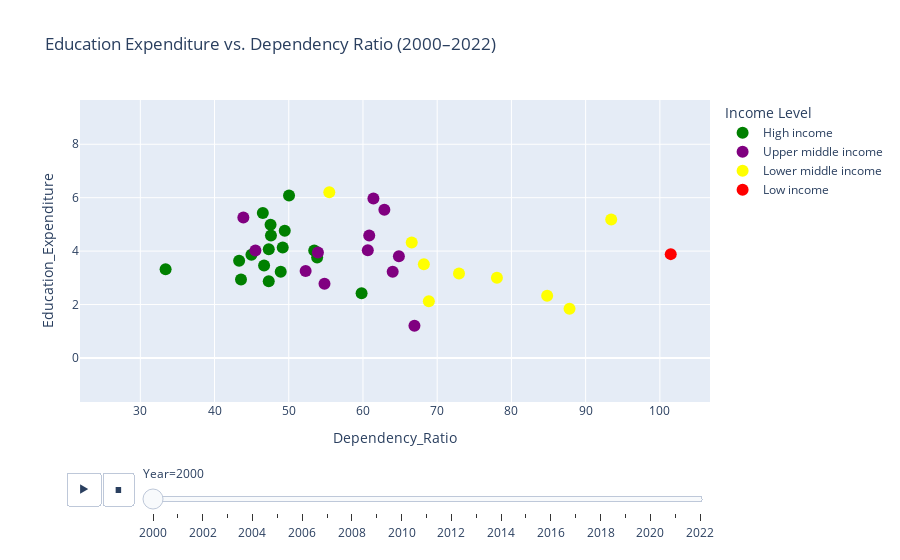

Notebook source saved alongside this figure:
### Markdown cell above
### Education Expenditure vs Dependancy Ratio (in total)

### Code cell
# Load your data
df = pd.read_csv("../data/interim/merged_data.csv")

# Filter years 2000–2022
df_filtered = df[(df["Year"] >= 2000) & (df["Year"] <= 2022)].copy()

# Define custom color and order for income levels
income_colors = {
    "High income": "green",
    "Upper middle income": "purple",
    "Lower middle income": "yellow",
    "Low income": "red"
}
income_order = ["High income", "Upper middle income", "Lower middle income", "Low income"]

# Create animated scatter plot
fig = px.scatter(
    df_filtered,
    x="Dependency_Ratio",
    y="Education_Expenditure",
    animation_frame="Year",
    animation_group="Country",
    color="income_level",
    color_discrete_map=income_colors,
    category_orders={"income_level": income_order},
    hover_name="Country", 
    title="Education Expenditure vs. Dependency Ratio (2000–2022)",
    range_x=[df["Dependency_Ratio"].min() - 5, df["Dependency_Ratio"].max() + 5],
    range_y=[df["Education_Expenditure"].min() - 2, df["Education_Expenditure"].max() + 2]
)

# Style labels
fig.update_traces(textposition="top center", marker=dict(size=12))
fig.update_layout(legend_title_text="Income Level")

# Show the figure
fig.show()

### Figure 1 — Plotly figure (JSON) as saved in the notebook; plotly's stock layout.template omitted (floating-point values rounded to 4 significant figures)
{"data": [{"hovertemplate": "<b>%{hovertext}</b><br><br>income_level=High income<br>Year=2000<br>Dependency_Ratio=%{x}<br>Education_Expenditure=%{y}<extra></extra>", "hovertext": ["Australia", "Canada", "Chile", "Cyprus", "Czechia", "Germany", "United Kingdom", "Greece", "Ireland", "Japan", "South Korea", "Netherlands", "New Zealand", "Romania", "Russia", "Singapore", "Slovakia", "Uruguay", "United States"], "ids": ["Australia", "Canada", "Chile", "Cyprus", "Czechia", "Germany", "United Kingdom", "Greece", "Ireland", "Japan", "South Korea", "Netherlands", "New Zealand", "Romania", "Russia", "Singapore", "Slovakia", "Uruguay", "United States"], "legendgroup": "High income", "marker": {"color": "green", "size": 12, "symbol": "circle"}, "mode": "markers", "name": "High income", "orientation": "v", "showlegend": true, "textposition": "top center", "type": "scatter", "x": [49.46, 46.51, 53.82, 47.55, 43.31, 47.31, 53.43, 48.92, 49.19, 46.68, 39.03, 47.6, 52.72, 47.3, 43.57, 33.41, 44.97, 59.81, 50.04], "xaxis": "x", "y": [4.759, 5.423, 3.757, 4.99, 3.64, 4.068, 4.018, 3.23, 4.132, 3.46, NaN, 4.585, NaN, 2.869, 2.94, 3.321, 3.865, 2.423, 6.086], "yaxis": "y"}, {"hovertemplate": "<b>%{hovertext}</b><br><br>income_level=Upper middle income<br>Year=2000<br>Dependency_Ratio=%{x}<br>Education_Expenditure=%{y}<extra></extra>", "hovertext": ["Argentina", "Armenia", "Brazil", "China", "Ecuador", "Guatemala", "Indonesia", "Iran", "Kazakhstan", "Mexico", "Mongolia", "Malaysia", "Peru", "Serbia", "Thailand", "Turkey", "Ukraine"], "ids": ["Argentina", "Armenia", "Brazil", "China", "Ecuador", "Guatemala", "Indonesia", "Iran", "Kazakhstan", "Mexico", "Mongolia", "Malaysia", "Peru", "Serbia", "Thailand", "Turkey", "Ukraine"], "legendgroup": "Upper middle income", "marker": {"color": "purple", "size": 12, "symbol": "circle"}, "mode": "markers", "name": "Upper middle income", "orientation": "v", "showlegend": true, "textposition": "top center", "type": "scatter", "x": [60.84, 54.81, 53.93, 46.12, 66.93, 90.76, 55.8, 60.65, 52.28, 64.84, 62.88, 61.41, 64.0, 48.08, 43.88, 56.32, 45.51], "xaxis": "x", "y": [4.58, 2.773, 3.949, NaN, 1.203, NaN, NaN, 4.031, 3.257, 3.809, 5.55, 5.972, 3.228, NaN, 5.253, NaN, 4.023], "yaxis": "y"}, {"hovertemplate": "<b>%{hovertext}</b><br><br>income_level=Lower middle income<br>Year=2000<br>Dependency_Ratio=%{x}<br>Education_Expenditure=%{y}<extra></extra>", "hovertext": ["Bangladesh", "Egypt", "India", "Jordan", "Kenya", "Kyrgyzstan", "Lebanon", "Morocco", "Myanmar", "Nigeria", "Nicaragua", "Pakistan", "Philippines", "Tajikistan", "Tunisia", "Uzbekistan", "Vietnam"], "ids": ["Bangladesh", "Egypt", "India", "Jordan", "Kenya", "Kyrgyzstan", "Lebanon", "Morocco", "Myanmar", "Nigeria", "Nicaragua", "Pakistan", "Philippines", "Tajikistan", "Tunisia", "Uzbekistan", "Vietnam"], "legendgroup": "Lower middle income", "marker": {"color": "yellow", "size": 12, "symbol": "circle"}, "mode": "markers", "name": "Lower middle income", "orientation": "v", "showlegend": true, "textposition": "top center", "type": "scatter", "x": [68.87, 69.39, 66.57, 74.66, 93.44, 68.2, 58.78, 62.23, 58.22, 87.88, 78.05, 87.83, 72.94, 84.81, 55.46, 70.53, 59.95], "xaxis": "x", "y": [2.125, NaN, 4.325, NaN, 5.187, 3.508, NaN, NaN, NaN, NaN, 3.002, 1.838, 3.164, 2.329, 6.202, NaN, NaN], "yaxis": "y"}, {"hovertemplate": "<b>%{hovertext}</b><br><br>income_level=Low income<br>Year=2000<br>Dependency_Ratio=%{x}<br>Education_Expenditure=%{y}<extra></extra>", "hovertext": ["Ethiopia"], "ids": ["Ethiopia"], "legendgroup": "Low income", "marker": {"color": "red", "size": 12, "symbol": "circle"}, "mode": "markers", "name": "Low income", "orientation": "v", "showlegend": true, "textposition": "top center", "type": "scatter", "x": [101.5], "xaxis": "x", "y": [3.886], "yaxis": "y"}], "layout": {"legend": {"title": {"text": "Income Level"}, "tracegroupgap": 0}, "sliders": [{"active": 0, "currentvalue": {"prefix": "Year="}, "len": 0.9, "pad": {"b": 10, "t": 60}, "steps": [{"args": [["2000"], {"frame": {"duration": 0, "redraw": false}, "fromcurrent": true, "mode": "immediate", "transition": {"duration": 0, "easing": "linear"}}], "label": "2000", "method": "animate"}, {"args": [["2001"], {"frame": {"duration": 0, "redraw": false}, "fromcurrent": true, "mode": "immediate", "transition": {"duration": 0, "easing": "linear"}}], "label": "2001", "method": "animate"}, {"args": [["2002"], {"frame": {"duration": 0, "redraw": false}, "fromcurrent": true, "mode": "immediate", "transition": {"duration": 0, "easing": "linear"}}], "label": "2002", "method": "animate"}, {"args": [["2003"], {"frame": {"duration": 0, "redraw": false}, "fromcurrent": true, "mode": "immediate", "transition": {"duration": 0, "easing": "linear"}}], "label": "2003", "method": "animate"}, {"args": [["2004"], {"frame": {"duration": 0, "redraw": false}, "fromcurrent": true, "mode": "immediate", "transition": {"duration": 0, "easing": "linear"}}], "label": "2004", "method": "animate"}, {"args": [["2005"], {"frame": {"duration": 0, "redraw": false}, "fromcurrent": true, "mode": "immediate", "transition": {"duration": 0, "easing": "linear"}}], "label": "2005", "method": "animate"}, {"args": [["2006"], {"frame": {"duration": 0, "redraw": false}, "fromcurrent": true, "mode": "immediate", "transition": {"duration": 0, "easing": "linear"}}], "label": "2006", "method": "animate"}, {"args": [["2007"], {"frame": {"duration": 0, "redraw": false}, "fromcurrent": true, "mode": "immediate", "transition": {"duration": 0, "easing": "linear"}}], "label": "2007", "method": "animate"}, {"args": [["2008"], {"frame": {"duration": 0, "redraw": false}, "fromcurrent": true, "mode": "immediate", "transition": {"duration": 0, "easing": "linear"}}], "label": "2008", "method": "animate"}, {"args": [["2009"], {"frame": {"duration": 0, "redraw": false}, "fromcurrent": true, "mode": "immediate", "transition": {"duration": 0, "easing": "linear"}}], "label": "2009", "method": "animate"}, {"args": [["2010"], {"frame": {"duration": 0, "redraw": false}, "fromcurrent": true, "mode": "immediate", "transition": {"duration": 0, "easing": "linear"}}], "label": "2010", "method": "animate"}, {"args": [["2011"], {"frame": {"duration": 0, "redraw": false}, "fromcurrent": true, "mode": "immediate", "transition": {"duration": 0, "easing": "linear"}}], "label": "2011", "method": "animate"}, {"args": [["2012"], {"frame": {"duration": 0, "redraw": false}, "fromcurrent": true, "mode": "immediate", "transition": {"duration": 0, "easing": "linear"}}], "label": "2012", "method": "animate"}, {"args": [["2013"], {"frame": {"duration": 0, "redraw": false}, "fromcurrent": true, "mode": "immediate", "transition": {"duration": 0, "easing": "linear"}}], "label": "2013", "method": "animate"}, {"args": [["2014"], {"frame": {"duration": 0, "redraw": false}, "fromcurrent": true, "mode": "immediate", "transition": {"duration": 0, "easing": "linear"}}], "label": "2014", "method": "animate"}, {"args": [["2015"], {"frame": {"duration": 0, "redraw": false}, "fromcurrent": true, "mode": "immediate", "transition": {"duration": 0, "easing": "linear"}}], "label": "2015", "method": "animate"}, {"args": [["2016"], {"frame": {"duration": 0, "redraw": false}, "fromcurrent": true, "mode": "immediate", "transition": {"duration": 0, "easing": "linear"}}], "label": "2016", "method": "animate"}, {"args": [["2017"], {"frame": {"duration": 0, "redraw": false}, "fromcurrent": true, "mode": "immediate", "transition": {"duration": 0, "easing": "linear"}}], "label": "2017", "method": "animate"}, {"args": [["2018"], {"frame": {"duration": 0, "redraw": false}, "fromcurrent": true, "mode": "immediate", "transition": {"duration": 0, "easing": "linear"}}], "label": "2018", "method": "animate"}, {"args": [["2019"], {"frame": {"duration": 0, "redraw": false}, "fromcurrent": true, "mode": "immediate", "transition": {"duration": 0, "easing": "linear"}}], "label": "2019", "method": "animate"}, {"args": [["2020"], {"frame": {"duration": 0, "redraw": false}, "fromcurrent": true, "mode": "immediate", "transition": {"duration": 0, "easing": "linear"}}], "label": "2020", "method": "animate"}, {"args": [["2021"], {"frame": {"duration": 0, "redraw": false}, "fromcurrent": true, "mode": "immediate", "transition": {"duration": 0, "easing": "linear"}}], "label": "2021", "method": "animate"}, {"args": [["2022"], {"frame": {"duration": 0, "redraw": false}, "fromcurrent": true, "mode": "immediate", "transition": {"duration": 0, "easing": "linear"}}], "label": "2022", "method": "animate"}], "x": 0.1, "xanchor": "left", "y": 0, "yanchor": "top"}], "title": {"text": "Education Expenditure vs. Dependency Ratio (2000–2022)"}, "updatemenus": [{"buttons": [{"args": [null, {"frame": {"duration": 500, "redraw": false}, "fromcurrent": true, "mode": "immediate", "transition": {"duration": 500, "easing": "linear"}}], "label": "&#9654;", "method": "animate"}, {"args": [[null], {"frame": {"duration": 0, "redraw": false}, "fromcurrent": true, "mode": "immediate", "transition": {"duration": 0, "easing": "linear"}}], "label": "&#9724;", "method": "animate"}], "direction": "left", "pad": {"r": 10, "t": 70}, "showactive": false, "type": "buttons", "x": 0.1, "xanchor": "right", "y": 0, "yanchor": "top"}], "xaxis": {"anchor": "y", "domain": [0, 1], "range": [21.87, 106.8], "title": {"text": "Dependency_Ratio"}}, "yaxis": {"anchor": "x", "domain": [0, 1], "range": [-1.651, 9.658], "title": {"text": "Education_Expenditure"}}}}
